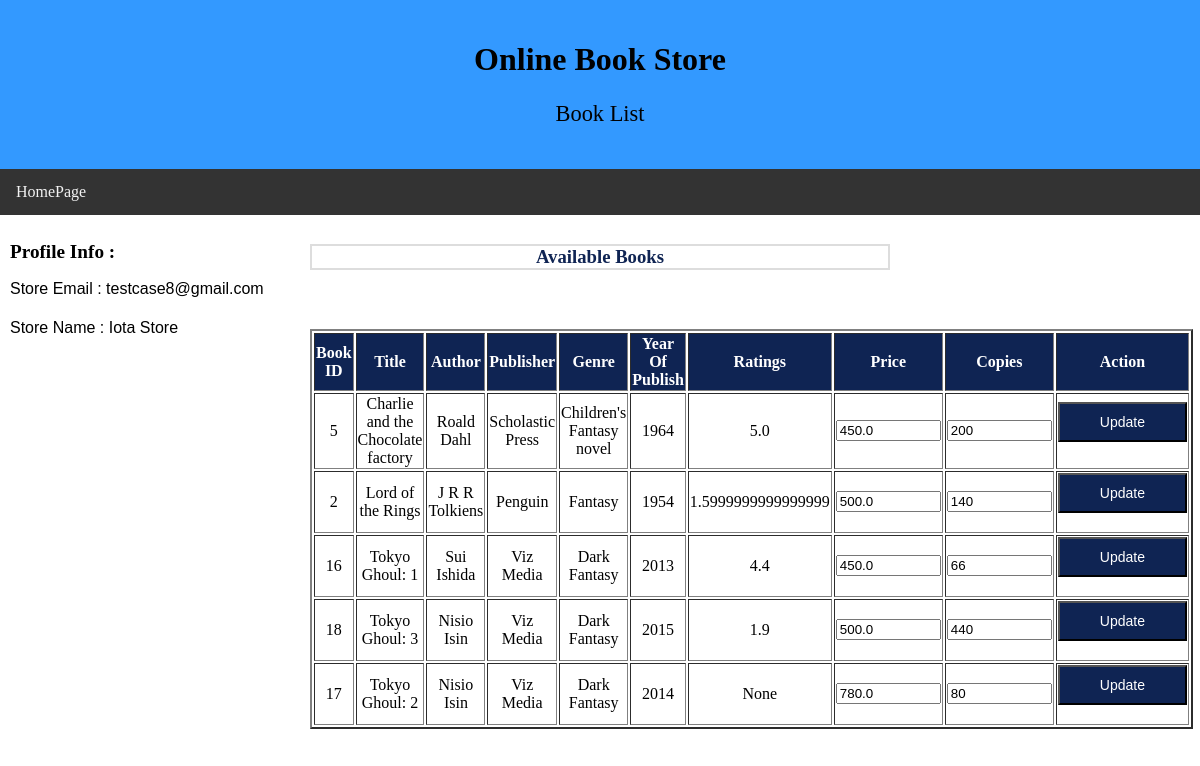
The app's page /store/book_list (signed in) with its own data.
### newApp/models.py (models this page shows)
class Book_store(models.Model):
    store_id        = models.AutoField(primary_key = True)
    store_name      = models.CharField(max_length = 100)
    email           = models.EmailField(unique = True)
    password        = models.CharField(max_length = 50)
    website         = models.CharField(max_length = 50)
    phone_no        = models.CharField(max_length = 10)
    rating          = models.IntegerField(default = 0, null = True)
    address_line1   = models.CharField(max_length = 100)
    address_line2   = models.CharField(max_length = 100)
    city            = models.CharField(max_length = 50)
    district        = models.CharField(max_length = 50)
    state           = models.CharField(max_length = 50)
    zip_code        = models.CharField(max_length = 6)
    class Meta:
        db_table = "Book_store"

class Book(models.Model):
    book_id         = models.AutoField(primary_key = True)
    title           = models.CharField(max_length = 100)
    author          = models.CharField(max_length = 50)
    publisher       = models.CharField(max_length = 100)
    genre           = models.CharField(max_length = 50)
    year_of_publish = models.IntegerField()
    copies_sold     = models.IntegerField()
    rating          = models.FloatField(default = 0, null = True)
    class Meta:
        db_table = "Book"

class Book_available(models.Model):
    book_id             = models.ForeignKey(Book, on_delete= models.CASCADE)
    store_email         = models.ForeignKey(Book_store,to_field = 'email', db_column = 'store_email', on_delete = models.CASCADE)
    no_of_copies        = models.IntegerField(default = 0)
    book_available_id   = models.AutoField(primary_key = True)
    price               = models.FloatField(default = 0.0)
    class Meta:
        db_table = "Book_available"

### newApp/views.py (the view)
# urls.py: path('store/book_list', views.storeBookView, name = "storeBookView"),
def storeBookView(request):
    if storeSessionCheck(request) == True:
        storeemail = request.session['email']
        cursor1 = connection.cursor()
        query_fetch_store = '''SELECT store_name, email
                               FROM Book_Store
                               WHERE email=%s'''
        cursor1.execute(query_fetch_store, [storeemail])
        q1_result = cursor1.fetchone()
        store = {}
        store['store_name'] = q1_result[0]
        store['email']      = q1_result[1]
        books = Book_available.objects.filter(store_email = storeemail)
        book_list = []
        for b in books:
            cursor2 = connection.cursor()
            query_fetch_book = '''SELECT book_id, title, author, publisher, genre, year_of_publish, copies_sold, rating
                                  FROM Book
                                  WHERE book_id=%s'''
            cursor2.execute(query_fetch_book, [b.book_id.book_id])
            q2_result = cursor2.fetchone()
            print(q2_result)
            book = {}
            book['book_id']         = q2_result[0]
            book['title']           = q2_result[1]
            book['author']          = q2_result[2]
            book['publisher']       = q2_result[3]
            book['genre']           = q2_result[4]
            book['year_of_publish'] = q2_result[5]
            book['copies_sold']     = q2_result[6]
            book['rating']          = q2_result[7]
            book_list.append({'book':book, 'price':b.price, 'copies':b.no_of_copies})
        return render(request, 'store/book_list.html', {"book_list": book_list, "store":store})
    else:
        messages.error(request, "Not Logged In")
        return redirect('storeLogin')

### newApp/views.py (called while the page is built)
def storeSessionCheck(request):
    if request.session.has_key('email'):
        email = request.session['email']
        cursor = connection.cursor()
        query = '''SELECT *
                   FROM Book_store
                   WHERE email=%s'''
        cursor.execute(query, [email])
        q_result = cursor.fetchall()
        storeCount = len(q_result)
        if storeCount == 1:
            return True
        else:
            return False
    else:
        return False

### newApp/templates/store/book_list.html (shortened to what this page needs)
<!DOCTYPE html>
<html lang="en">
<head>
</head>
<body>
<div class="header">
 <h1>Online Book Store</h1>
 <p style="font-family:times new roman;font-size:140%";>Book List</p>
</div>
<div class="topnav">
 <a href="/store/storeProfile">HomePage</a>
</div>
<div class="row">
 <div class="column side">
   <h2 style="font-family:times new roman;font-size:120%";>Profile Info :</h2>
   <p style="font-family:arial;font-size:100%;line-height:1.2";>
   Store Email  : {{store.email}} <br><br>
   Store Name   : {{store.store_name}}<br>
   </p>
 </div>
 <div class="column middle">
 <h3 style="color:#0f2453;border:2px solid #ddd">Available Books</h3>
       {% if book_list %}
                       <table border="2" align="center">
                       <tr style="background-color: #0f2453">
                            <th style="color: white">Book ID</th>
                            <th style="color: white">Title</th>
                            <th style="color: white">Author</th>
                            <th style="color: white">Publisher</th>
                            <th style="color: white">Genre</th>
                            <th style="color: white">Year Of Publish</th>
                            <th style="color: white">Ratings</th>
                            <th style="color: white">Price</th>
                            <th style="color: white">Copies</th>
                            <th style="color: white;margin-right: 1%">Action</th>
                        </tr>
                       {% for book in book_list%}
                        <tr>
                            <form method = "post"  >{% csrf_token %}
                            <td>{{ book.book.book_id }}</td>
                            <td>{{ book.book.title }}</td>
                            <td>{{ book.book.author }}</td>
                            <td>{{ book.book.publisher }}</td>
                            <td>{{ book.book.genre }}</td>
                            <td>{{ book.book.year_of_publish }}</td>
                            <td>{{ book.book.rating }}</td>
                            <td><input type="text" value={{ book.price }} name ="price" size ="10"></td>
                            <td><input type="text" value={{ book.copies }} name ="copies" size ="10"></td>
                            <td>
                                <button class="button" style="width: 100%"  formaction ="{% url 'storeUpdateBook' book.book.book_id %}">Update</button><br><br>
                            </td>
                            </form>
                       </tr>
                       {% endfor %}
       {% else %}
           <h3 align="center">You have no Books available</h>
       {% endif %}
</div>
 <div class="column side">
 </div>
</div>
</body>
</html>

### newApp/templates/store/book_list.html (style rules this page uses)
* { box-sizing: border-box; }
body { margin: 0; }
.header { background-color: #3399ff; padding: 20px; text-align: center; }
.topnav { overflow: hidden; background-color: #333; }
.topnav a { float: left; display: block; color: #f2f2f2; text-align: center; padding: 14px 16px; text-decoration: none; }
.column { float: left; padding: 10px; }
.column.side { width: 25%; }
.column.middle { width: 50%; text-align: center; }
.row:after { content: ""; display: table; clear: both; }
.button { display: inline-block; background-color: #0f2453; border: ; color: white; padding: 10px 40px; text-align: center; font-size: 14px; cursor: pointer; }

### records on screen
Book_store: store_name "Iota Store"
Book: book.book_id "5", book "Charlie and the Chocolate factory", book.author "Roald Dahl", book.publisher "Scholastic Press", book.genre "Children's Fantasy novel", book.year_of_publish "1964", book.rating "5.0", price "450.0", copies "200"
Book: book.book_id "2", book "Lord of the Rings", book.author "J R R Tolkiens", book.publisher "Penguin", book.genre "Fantasy", book.year_of_publish "1954", book.rating "1.5999999999999999", price "500.0", copies "140"
Book: book.book_id "16", book "Tokyo Ghoul: 1", book.author "Sui Ishida", book.publisher "Viz Media", book.genre "Dark Fantasy", book.year_of_publish "2013", book.rating "4.4", price "450.0", copies "66"
Book: book.book_id "18", book "Tokyo Ghoul: 3", book.author "Nisio Isin", book.publisher "Viz Media", book.genre "Dark Fantasy", book.year_of_publish "2015", book.rating "1.9", price "500.0", copies "440"
Book: book.book_id "17", book "Tokyo Ghoul: 2", book.author "Nisio Isin", book.publisher "Viz Media", book.genre "Dark Fantasy", book.year_of_publish "2014", book.rating "None", price "780.0", copies "80"

### other values on screen
{{ store.email }} "testcase8@gmail.com"
